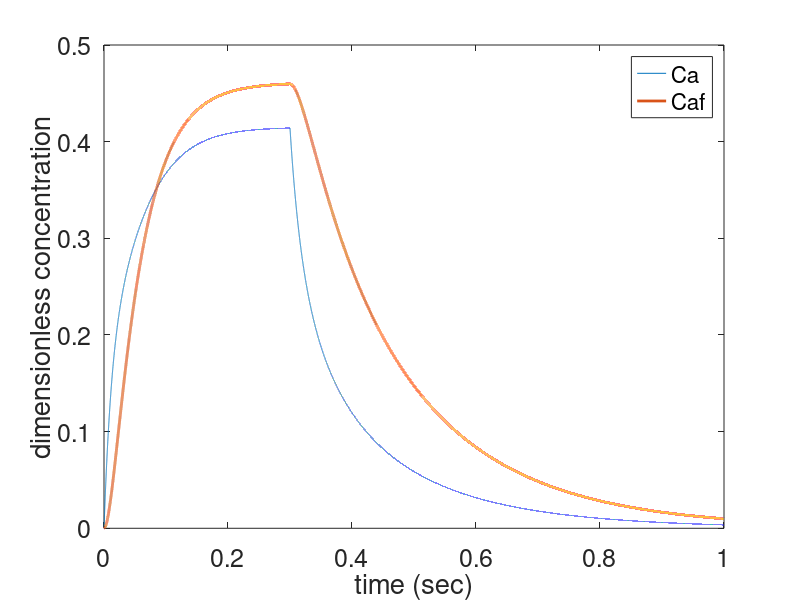
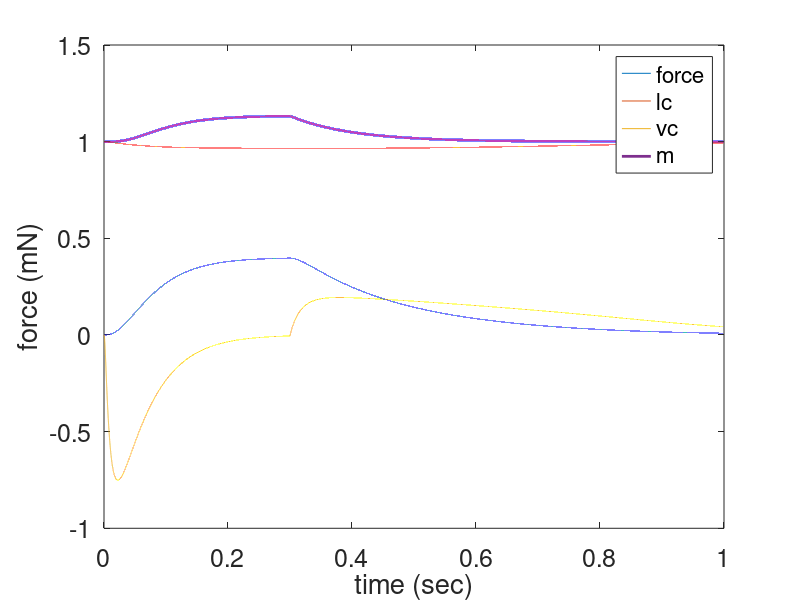

Here is the MATLAB script that generated these plots, in order:
%%%%%%%%%%%%%%%%%%%%%%%%%%%%%%%%%%%%%%%%%%%%%%%%%%%%%
%filename: ca_muscle_v3.m
%units:
% length: mm = millimeters  (milli=10^-3)
% time:   s  = seconds
% force:  mN = milliNewtons (milli=10^-3; Newton=Kg m/s^2)
% velocity:  mm/s = millimeters per second
%%%%%%%%%%%%%%%%%%%%%%%%%%%%%%%%%%%%%%%%%%%%%%%%%%%%%%%
clear all
clf
global L0 P0 mu0 mu1 lambda2 alpham alphap k1 k2 k30 k40 k5 C S

L0 = 2.94;              % mm, Optimal length
P0 = 67;                % maximal force mN mm^-2

mu0 = 1;                % Stiffness of SE when Caf=0
mu1 = 23;               % Gradient of mu against Caf

lambda2 = -20;          % Coefficient of lambda(lc)
alpham = 0.80;          % Coefficient of alpha(vc) for vc<0, s
alphap = 2.90;          % Coefficient of alpha(vc) for vc>0, s

k1 = 9;                 % Rate constant, Ca2+ binding in SR, s^-1
k2 = 5; % k2 = 50;                % Rate constant, Ca2+ release from SR, s^-1
k30 = 40;               % Rate constant, Ca2+ binding to filaments, s^-1
k40 = 19.4;             % Rate constant, Ca2+ release from filaments, s^-1
k5 = 100;               % Rate constant, transfer of force from CE to SE, s^-1
    
km1 = 15;               % Rate m shortening
km2 = 10;               % Rate m returning to 1

C = 2;                  % total dimensionless Ca2+ concentration
S = 6;                  % total dimensionless concentrations of sarcoplasmic-reticular binding sites

% --- more constants
V = 0;                  % rate of change of L
lc0=2.6/L0;             % length of CE at optimum length L0 / non-dimensionalized by L0
L = 2.94/L0;            % maximal length of muscle / non-dimensionalized by L0

% --- function
mu = @(Caf) mu0+mu1*Caf;

% ---
tfinal = 1;                    %final simulation time in seconds
N = 100000;                    % number of time steps
dt = tfinal/(N-1);
time = 0:dt:tfinal;            %vector of times to solve ODEs

% --- Initial conditions
P = zeros(N,1);
lc = zeros(N,1);
Ca = zeros(N,1);
Caf = zeros(N,1);
m = zeros(N,1);
vc = zeros(N,1);

P(1) = 0;           % inital force
Ca(1) = 0;          % inital free-calcium
Caf(1) = 0;         % initial bound calcium to filaments
m(1) = 1;           % initial condition - m controls binding and release rates

lc(1) = L - P(1)./mu(Caf(1));
lambda = (1+lambda2*(lc(1) - lc0).^2);
alpha1 = alphap;        % assuming vc>0 initially

% --- time stepping with forward Euler
for i=1:N-1;
    
    % calculate all RHS of DEQs at current time step (i)
    tmp = k2*Ca(i)*(C-S-Ca(i)-Caf(i));  % uptake of calcium always happens
    if (dt*i)<0.3
        % stimulus on
        tmp = tmp + k1*(C-Ca(i)-Caf(i));
    end
    
    k3 = k30/sqrt(m(i));
    k4 = k40/sqrt(m(i));
    
    % removed weird non-biological term
     RHS_Ca = k4*Caf(i) - k3*Ca(i)*(1-Caf(i)) + tmp;
     RHS_Caf = -k4*Caf(i) + k3*Ca(i)*(1-Caf(i));
    
%     RHS_Ca = (k4*Caf(i)-k3*Ca(i))*(1-Caf(i)) + tmp;
%     RHS_Caf = -(k4*Caf(i) - k3*Ca(i))*(1-Caf(i));
    
    RHS_P = (lambda*Caf(i)*( 1+alpha1*V+alpha1*mu1*P(i)*RHS_Caf/mu(Caf(i))^2 )-P(i))...
        / (1/k5 + lambda*lc(i)*alpha1*Caf(i)/mu(Caf(i)));
    
    vc(i) = V - RHS_P/mu(Caf(i));
    
    if vc(i)<0
        % when shortening
        RHS_m = -km1*P(i)*vc(i);
        alpha1 = alpham;
    else
        RHS_m = -km2*(m(i)-1);
        alpha1 = alphap;
    end
    
    % compute at next time step
    Ca(i+1) = Ca(i) + RHS_Ca*dt;
    Caf(i+1) = Caf(i) + RHS_Caf*dt;
    
    P(i+1) = P(i) + RHS_P*dt;
    
    m(i+1) = m(i) + RHS_m*dt;
    
    lc(i+1) = L - P(i+1)./mu(Caf(i+1));
    lambda = (1+lambda2*(lc(i+1) - lc0).^2);
    
end
RHS_P = (lambda*Caf(N)*( 1+alpha1*V+alpha1*mu1*P(N)*RHS_Caf/mu(Caf(N))^2 )-P(N))...
    / (1/k5 + lambda*lc(N)*alpha1*Caf(N)/mu(Caf(N)));

vc(N) = V - RHS_P/mu(Caf(N));

% --- plot results
figure(3)
plot(time,Ca,time,Caf,'linewidth',2)
xlabel('time (sec)');
ylabel('dimensionless concentration');
legend('Ca', 'Caf');
set(gca,'fontsize',18)

figure(4)
plot(time,P,time,lc,time,vc,time,m,'linewidth',2)
xlabel('time (sec)');
ylabel('force (mN)');
legend('force','lc','vc','m')
set(gca,'fontsize',18)



%%%%%%%%%%%%%%%%%%%%%%%%%%%%%%%%%%%%%%%%%%%%%%




